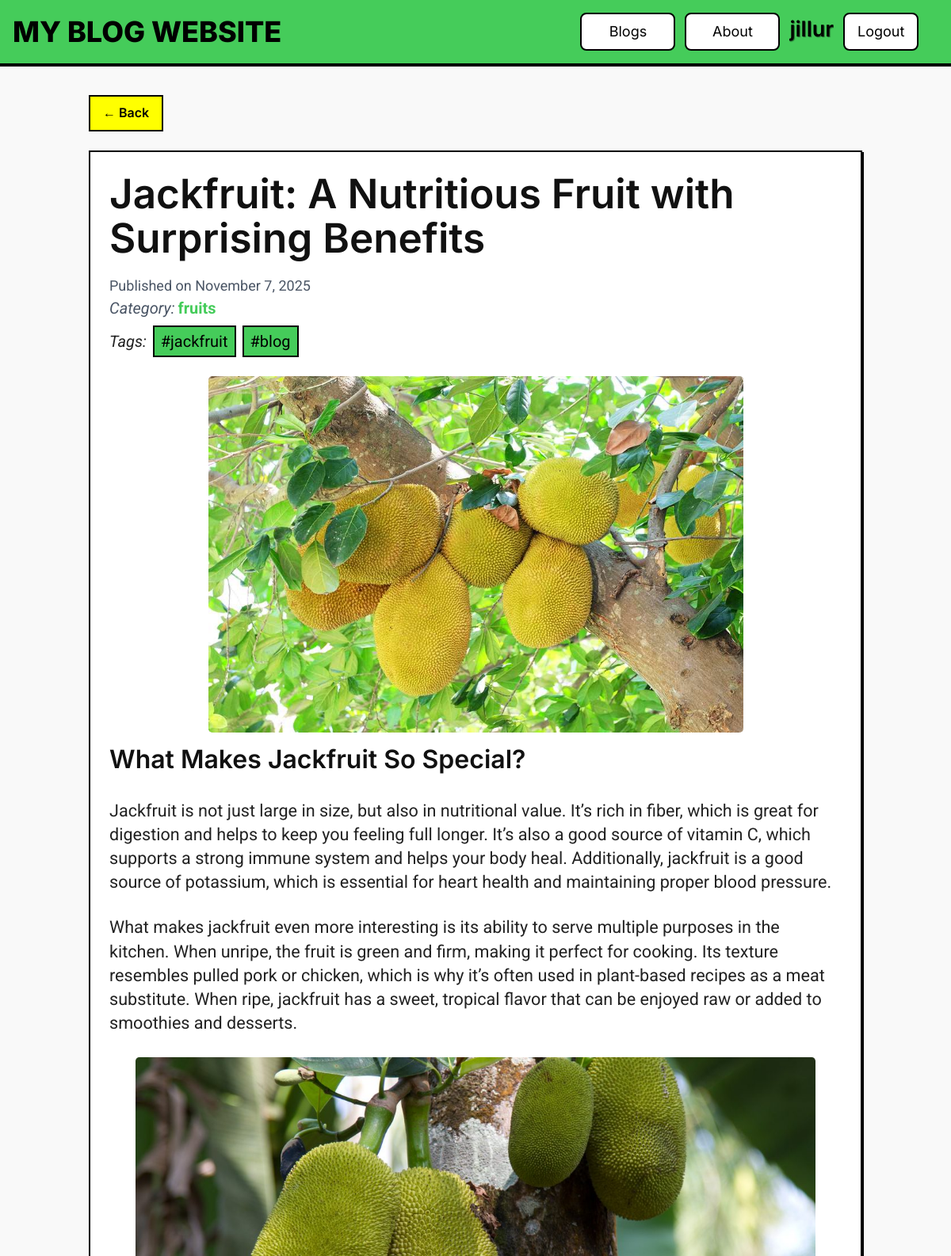
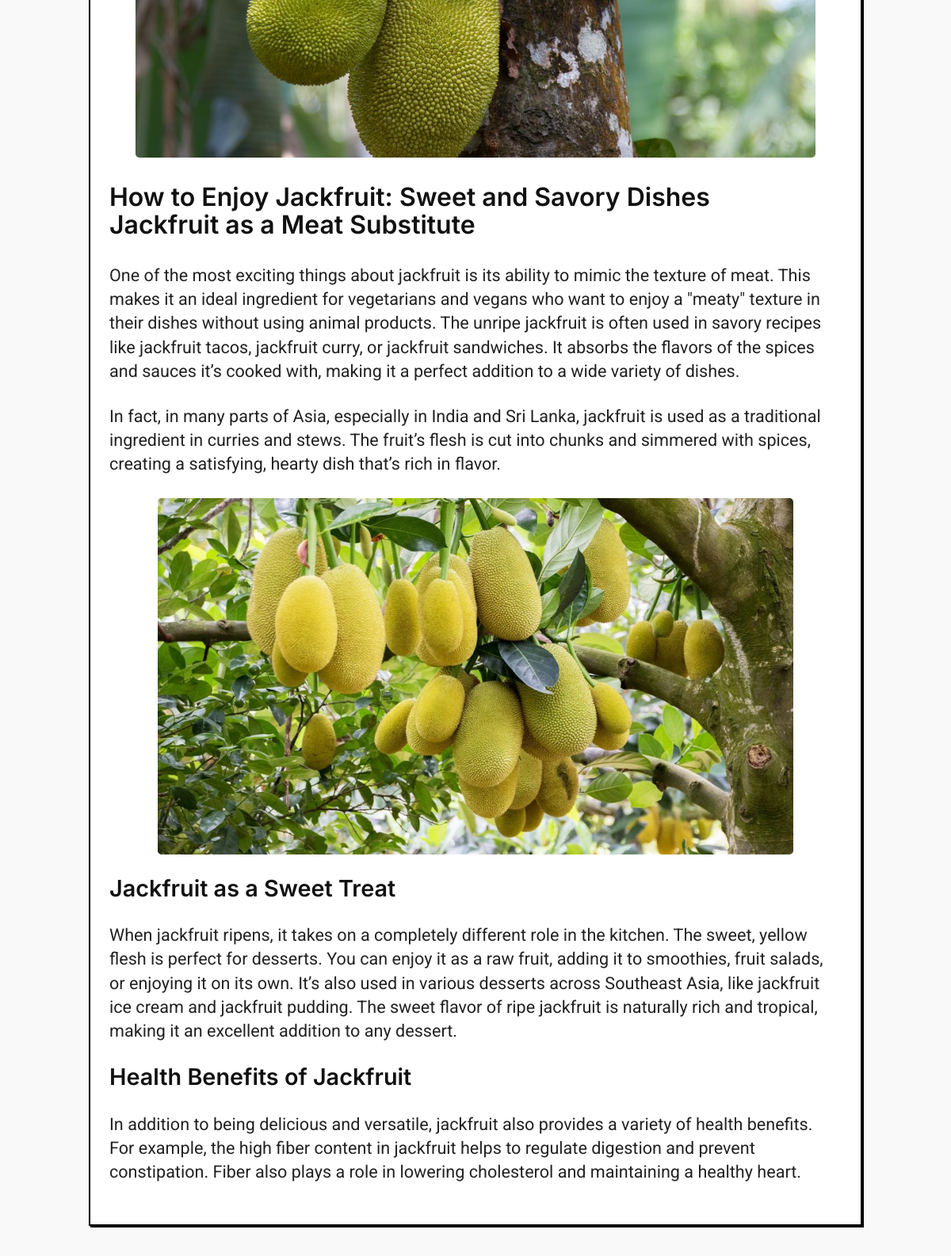
The app's page /greenblog/post/jackfruit-a-nutritious-fruit-with-surprising-benefits/ (signed in, upper part) with its own data (2 pictures, top to bottom).
### blog/models.py (models this page shows, shortened)
class BlogPost(models.Model):
    title = models.CharField(max_length=255)
    slug = models.SlugField(unique=True, blank=True, max_length=255)
    category = models.ForeignKey('Category', on_delete=models.SET_NULL, null=True, related_name='posts')
    tags = models.ManyToManyField('Tag', blank=True, related_name='posts')
    content = RichTextField()
    image = models.ImageField(upload_to='blog_images/', blank=True, null=True)
    author = models.ForeignKey(User, on_delete=models.SET_NULL, null=True, blank=True)
    created_at = models.DateTimeField(auto_now_add=True)
    updated_at = models.DateTimeField(auto_now=True)

class Category(models.Model):
    name = models.CharField(max_length=100, unique=True)
    slug = models.SlugField(unique=True, blank=True)

class Tag(models.Model):
    name = models.CharField(max_length=50, unique=True)
    slug = models.SlugField(unique=True, blank=True)

### blog/views.py (the view)
# urls.py: path('post/<slug:slug>/', views.blog_detail, name='blog_detail'),
def blog_detail(request, slug):
    blog_post = get_object_or_404(BlogPost, slug=slug)
    comments = blog_post.comments.all().order_by('-created_at')
    if request.method == 'POST':
        if request.user.is_authenticated:
            form = CommentForm(request.POST)
            if form.is_valid():
                comment = form.save(commit=False)
                comment.post = blog_post
                comment.user = request.user
                comment.save()
                return redirect('blog_detail', slug=slug)
        else:
            return redirect('login')
    else:
        form = CommentForm()
    return render(request, 'blog/blog_detail.html', {
        'blog_post': blog_post,
        'comments': comments,
        'form': form
    })

### blog/context_processors.py (called while the page is built)
def current_time(request):
    return {'current_time': datetime.now()}

### blog/templates/blog/blog_detail.html (shortened to what this page needs)
{% extends 'base.html' %}
{% load static %}
{% block content %}
<div class="mt-2 mb-4 md:mt-3 md:mb-6">
    <a href="javascript:history.back()" class="inline-block px-4 py-2 border-2 border-black bg-[#FFFF00] text-black font-semibold rounded-btn hover:bg-treegreen hover:text-white transition">
      &larr; Back
    </a>
  </div>
<article class="max-w-8xl w-11/12 md:w-full mx-auto p-6 bg-white neo-card">
  <h1 class="blog_title text-3xl md:text-4xl font-extrabold text-black">{{ blog_post.title }}</h1>
  <p class="text-lg text-gray-600 -mt-8 mb-4">
    Published on {{ blog_post.created_at|date:"F j, Y" }}
  </p>
  <p class="text-md text-gray-600 -mt-4 mb-2">{% if blog_post.category %}
      <span class="italic text-xl">Category:</span>
      <a href="{% url 'category_posts' blog_post.category.slug %}" class="text-treegreen text-xl font-bold hover:text-black">
        {{ blog_post.category.name }}
      </a>
    {% endif %}</p>
  {% if blog_post.tags.exists %}
    <div class="mb-6 flex flex-wrap gap-2">
      <button class="italic text-xl">Tags: </button>
      {% for tag in blog_post.tags.all %}
        <a href="{% url 'tag_posts' tag.slug %}" class="inline-block px-2 py-1 border-2 border-black bg-treegreen text-sm md:text-xl text-black hover:bg-black hover:text-treegreen transition">
          #{{ tag.name }}
        </a>
      {% endfor %}
    </div>
  {% endif %}
  {% if blog_post.image %}
    <div class="">
      <img src="{{ blog_post.image.url }}" alt="{{ blog_post.title }}" class="w-full h-full object-cover">
    </div>
  {% endif %}
  <div class="prose prose-lg max-w-none">
    {% autoescape off %}
      {{ blog_post.content|safe }}
    {% endautoescape %}
  </div>
</article>
{% endblock %}

### blog/templates/base.html (shortened to what this page needs)
{% load static %}
<!DOCTYPE html>
<html lang="en">
<head>
    <script src="https://cdn.jsdelivr.net/npm/@tailwindcss/browser@4"></script>
</head>
<body class="bg-white text-black">
        <nav class="flex flex-col md:flex-row md:justify-between md:items-center p-2 md:p-4 bg-treegreen border-b-4 border-black">
            <h1 class="text-3xl md:text-4xl font-extrabold uppercase text-black text-center md:text-left mr-2 mb-0 md:mb-0">
                My Blog Website
            </h1>
            <div class="text-xs md:text-lg grid grid-cols-2 gap-1 md:flex md:space-x-2 md:justify-end">
                <a href="{% url 'blog_list' %}" class="min-w-[120px] px-4 py-2 border-2 border-black bg-white text-black hover:bg-[#FFFF00] hover:text-treegreen transition text-center rounded-lg">
                Blogs
                </a>
                <a href="{% url 'about' %}" class="min-w-[120px] px-4 py-2 border-2 border-black bg-white text-black hover:bg-[#FFFF00] hover:text-treegreen transition text-center rounded-lg">
                About
                </a>
                {% if user.is_authenticated %}
                <span class="user-name font-xs text-black font-semibold text-center
                            truncate overflow-hidden md:whitespace-normal">
                    {{ user.username }}
                </span>
                <form action="{% url 'logout' %}" method="post" class="inline min-w-[120px]">
                    <button type="submit" class="w-full md:w-auto px-4 py-2 border-2 border-black bg-white text-black hover:bg-[#FFFF00] hover:text-treegreen transition rounded-lg">
                    Logout
                    </button>
                </form>
                {% endif %}
            </div>
            </nav>
    <div class="container mx-auto p-2 md:p-6">
        {% block content %}{% endblock %}
    </div>
</body>
</html>

### blog/templates/base.html (style rules this page uses)
:root { --treegreen: #45cc5a; }
.user-name { text-shadow: 1px 1px 1px rgba(0, 0, 0, 0.5); font-size: 1.5em; }
.bg-treegreen { background-color: var(--treegreen); }
.text-treegreen { color: var(--treegreen); }
.neo-card { border: 2px solid black; box-shadow: 2px 2px 0 black; transition: all 0.2s ease; }
article .blog_title { font-size: 2em; margin-bottom: 1.2em; }
body { font-family: 'Inter', sans-serif; line-height: 1.6; color: #333; background-color: #f9f9f9; }
article { font-family: 'Roboto', sans-serif; line-height: 1.5; color: #222; }
article h1, article h2, article h3, article h4, article h5, article h6 { font-family: 'Inter', sans-serif; font-weight: 600; color: #111; margin-bottom: 1em; line-height: 1.1; }
article h1 { font-size: 2.2em; }
article h2 { font-size: 2em; }
article h3 { font-size: 1.8em; }
.prose p { font-size: 1.1em; margin-bottom: 1.25em; line-height: 1.4; }
.prose img { max-width: 100%; height: auto; display: block; margin: 20px auto; }
img { display: block; margin: 1em auto; max-width: 90%; max-height: 450px; width: auto; height: auto; object-fit: cover; border-radius: 0.3rem; }
@media (min-width: 768px) { .prose p { font-size: 1.35em; } }
@media (min-width: 768px) { article .blog_title { font-size: 3.2em; margin-bottom: 1em; } }

### records on screen
BlogPost: title "Jackfruit: A Nutritious Fruit with Surprising Benefits", created_at "November 7, 2025", category.name "fruits", image (picture), content "What Makes Jackfruit So Special? Jackfruit is not just large in size, but also in nutritional value. It’s rich in fiber, which is great for digestion and helps to keep you feeling full longer. It’s also a good source of vitamin C, which supports a strong immune system and helps your body heal. Additionally, jackfruit is a good source of potassium, which is essential for heart health and maintaining proper blood pressure. What makes jackfruit even more interesting is its ability to serve multiple purposes in the kitchen. When unripe, the fruit is green and firm, making it perfect for cooking. Its texture resembles pulled pork or chicken, which is why it’s often used in plant-based recipes as…", content (picture)
Tag: name "jackfruit"
Tag: name "blog"

### other values on screen
{{ user.username }} "jillur"
